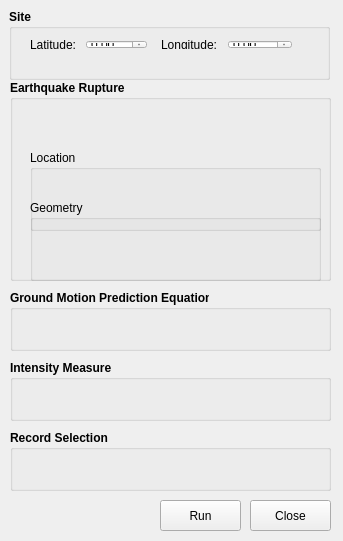
<?xml version="1.0" encoding="UTF-8"?>
<ui version="4.0">
 <class>GMWidget</class>
 <widget class="QWidget" name="GMWidget">
  <property name="geometry">
   <rect>
    <x>0</x>
    <y>0</y>
    <width>343</width>
    <height>541</height>
   </rect>
  </property>
  <property name="windowTitle">
   <string>SimCenter - Earthquake Scenario Ground Motion</string>
  </property>
  <widget class="QGroupBox" name="EqRuptureGroup">
   <property name="geometry">
    <rect>
     <x>10</x>
     <y>80</y>
     <width>321</width>
     <height>201</height>
    </rect>
   </property>
   <property name="font">
    <font>
     <weight>75</weight>
     <bold>true</bold>
    </font>
   </property>
   <property name="title">
    <string>Earthquake Rupture</string>
   </property>
   <widget class="QGroupBox" name="groupBox">
    <property name="geometry">
     <rect>
      <x>20</x>
      <y>70</y>
      <width>291</width>
      <height>81</height>
     </rect>
    </property>
    <property name="font">
     <font>
      <weight>50</weight>
      <bold>false</bold>
     </font>
    </property>
    <property name="title">
     <string>Location</string>
    </property>
    <property name="flat">
     <bool>true</bool>
    </property>
    <widget class="QWidget" name="layoutWidget">
     <property name="geometry">
      <rect>
       <x>20</x>
       <y>20</y>
       <width>258</width>
       <height>22</height>
      </rect>
     </property>
     <layout class="QHBoxLayout" name="horizontalLayout_2">
      <item>
       <widget class="QLabel" name="label_4">
        <property name="font">
         <font>
          <weight>50</weight>
          <bold>false</bold>
         </font>
        </property>
        <property name="text">
         <string>Latitude:</string>
        </property>
       </widget>
      </item>
      <item>
       <widget class="QDoubleSpinBox" name="doubleSpinBox_4">
        <property name="font">
         <font>
          <weight>50</weight>
          <bold>false</bold>
         </font>
        </property>
        <property name="minimum">
         <double>-90.000000000000000</double>
        </property>
        <property name="maximum">
         <double>90.000000000000000</double>
        </property>
        <property name="singleStep">
         <double>0.010000000000000</double>
        </property>
       </widget>
      </item>
      <item>
       <widget class="QLabel" name="label_3">
        <property name="font">
         <font>
          <weight>50</weight>
          <bold>false</bold>
         </font>
        </property>
        <property name="text">
         <string>Longitude:</string>
        </property>
       </widget>
      </item>
      <item>
       <widget class="QDoubleSpinBox" name="doubleSpinBox_3">
        <property name="font">
         <font>
          <weight>50</weight>
          <bold>false</bold>
         </font>
        </property>
        <property name="minimum">
         <double>-180.000000000000000</double>
        </property>
        <property name="maximum">
         <double>180.000000000000000</double>
        </property>
        <property name="singleStep">
         <double>0.010000000000000</double>
        </property>
       </widget>
      </item>
     </layout>
    </widget>
   </widget>
   <widget class="QGroupBox" name="groupBox_2">
    <property name="geometry">
     <rect>
      <x>20</x>
      <y>120</y>
      <width>291</width>
      <height>81</height>
     </rect>
    </property>
    <property name="font">
     <font>
      <weight>50</weight>
      <italic>false</italic>
      <bold>false</bold>
      <underline>false</underline>
      <kerning>true</kerning>
     </font>
    </property>
    <property name="title">
     <string>Geometry</string>
    </property>
    <property name="flat">
     <bool>true</bool>
    </property>
    <widget class="QWidget" name="layoutWidget">
     <property name="geometry">
      <rect>
       <x>20</x>
       <y>20</y>
       <width>201</width>
       <height>22</height>
      </rect>
     </property>
     <layout class="QHBoxLayout" name="horizontalLayout_3">
      <item>
       <widget class="QLabel" name="label_6">
        <property name="font">
         <font>
          <weight>50</weight>
          <bold>false</bold>
          <underline>false</underline>
         </font>
        </property>
        <property name="text">
         <string>Average Dip:</string>
        </property>
       </widget>
      </item>
      <item>
       <widget class="QDoubleSpinBox" name="doubleSpinBox_6">
        <property name="font">
         <font>
          <weight>50</weight>
          <bold>false</bold>
          <underline>false</underline>
         </font>
        </property>
        <property name="minimum">
         <double>0.000000000000000</double>
        </property>
        <property name="maximum">
         <double>90.000000000000000</double>
        </property>
        <property name="singleStep">
         <double>0.010000000000000</double>
        </property>
       </widget>
      </item>
     </layout>
    </widget>
    <widget class="QWidget" name="layoutWidget_2">
     <property name="geometry">
      <rect>
       <x>20</x>
       <y>50</y>
       <width>201</width>
       <height>22</height>
      </rect>
     </property>
     <layout class="QHBoxLayout" name="horizontalLayout_4">
      <item>
       <widget class="QLabel" name="label_7">
        <property name="font">
         <font>
          <weight>50</weight>
          <bold>false</bold>
          <underline>false</underline>
         </font>
        </property>
        <property name="text">
         <string>Average Rake:</string>
        </property>
       </widget>
      </item>
      <item>
       <widget class="QDoubleSpinBox" name="doubleSpinBox_7">
        <property name="font">
         <font>
          <weight>50</weight>
          <bold>false</bold>
          <underline>false</underline>
         </font>
        </property>
        <property name="minimum">
         <double>-180.000000000000000</double>
        </property>
        <property name="maximum">
         <double>180.000000000000000</double>
        </property>
        <property name="singleStep">
         <double>0.010000000000000</double>
        </property>
       </widget>
      </item>
     </layout>
    </widget>
   </widget>
   <widget class="QWidget" name="layoutWidget">
    <property name="geometry">
     <rect>
      <x>20</x>
      <y>30</y>
      <width>115</width>
      <height>22</height>
     </rect>
    </property>
    <layout class="QHBoxLayout" name="horizontalLayout_5">
     <item>
      <widget class="QLabel" name="label_5">
       <property name="font">
        <font>
         <weight>50</weight>
         <bold>false</bold>
        </font>
       </property>
       <property name="text">
        <string>Magnitude:</string>
       </property>
      </widget>
     </item>
     <item>
      <widget class="QDoubleSpinBox" name="doubleSpinBox_5">
       <property name="font">
        <font>
         <weight>50</weight>
         <bold>false</bold>
        </font>
       </property>
       <property name="minimum">
        <double>0.000000000000000</double>
       </property>
       <property name="maximum">
        <double>12.000000000000000</double>
       </property>
       <property name="singleStep">
        <double>0.001000000000000</double>
       </property>
      </widget>
     </item>
    </layout>
   </widget>
  </widget>
  <widget class="QGroupBox" name="SiteGroup">
   <property name="geometry">
    <rect>
     <x>9</x>
     <y>9</y>
     <width>321</width>
     <height>71</height>
    </rect>
   </property>
   <property name="font">
    <font>
     <weight>75</weight>
     <bold>true</bold>
    </font>
   </property>
   <property name="title">
    <string>Site</string>
   </property>
   <property name="checkable">
    <bool>false</bool>
   </property>
   <widget class="QWidget" name="layoutWidget">
    <property name="geometry">
     <rect>
      <x>10</x>
      <y>20</y>
      <width>284</width>
      <height>31</height>
     </rect>
    </property>
    <layout class="QHBoxLayout" name="horizontalLayout">
     <property name="spacing">
      <number>10</number>
     </property>
     <item>
      <widget class="QLabel" name="label">
       <property name="font">
        <font>
         <weight>50</weight>
         <bold>false</bold>
        </font>
       </property>
       <property name="text">
        <string>Latitude:</string>
       </property>
      </widget>
     </item>
     <item>
      <widget class="QDoubleSpinBox" name="doubleSpinBox">
       <property name="font">
        <font>
         <weight>50</weight>
         <bold>false</bold>
        </font>
       </property>
       <property name="minimum">
        <double>-90.000000000000000</double>
       </property>
       <property name="maximum">
        <double>90.000000000000000</double>
       </property>
       <property name="singleStep">
        <double>0.010000000000000</double>
       </property>
      </widget>
     </item>
     <item>
      <spacer name="horizontalSpacer">
       <property name="font">
        <font>
         <weight>50</weight>
         <bold>false</bold>
        </font>
       </property>
       <property name="orientation">
        <enum>Qt::Horizontal</enum>
       </property>
       <property name="sizeType">
        <enum>QSizePolicy::MinimumExpanding</enum>
       </property>
       <property name="sizeHint" stdset="0">
        <size>
         <width>4</width>
         <height>4</height>
        </size>
       </property>
      </spacer>
     </item>
     <item>
      <widget class="QLabel" name="label_2">
       <property name="font">
        <font>
         <weight>50</weight>
         <bold>false</bold>
        </font>
       </property>
       <property name="text">
        <string>Longitude:</string>
       </property>
      </widget>
     </item>
     <item>
      <widget class="QDoubleSpinBox" name="doubleSpinBox_2">
       <property name="font">
        <font>
         <weight>50</weight>
         <bold>false</bold>
        </font>
       </property>
       <property name="minimum">
        <double>-180.000000000000000</double>
       </property>
       <property name="maximum">
        <double>180.000000000000000</double>
       </property>
       <property name="singleStep">
        <double>0.010000000000000</double>
       </property>
      </widget>
     </item>
    </layout>
   </widget>
  </widget>
  <widget class="QGroupBox" name="GMPEGroup">
   <property name="geometry">
    <rect>
     <x>10</x>
     <y>290</y>
     <width>321</width>
     <height>61</height>
    </rect>
   </property>
   <property name="font">
    <font>
     <weight>75</weight>
     <bold>true</bold>
    </font>
   </property>
   <property name="title">
    <string>Ground Motion Prediction Equation</string>
   </property>
   <widget class="QWidget" name="layoutWidget">
    <property name="geometry">
     <rect>
      <x>30</x>
      <y>30</y>
      <width>261</width>
      <height>22</height>
     </rect>
    </property>
    <layout class="QHBoxLayout" name="horizontalLayout_6">
     <item>
      <widget class="QLabel" name="label_10">
       <property name="maximumSize">
        <size>
         <width>50</width>
         <height>16777215</height>
        </size>
       </property>
       <property name="font">
        <font>
         <weight>50</weight>
         <bold>false</bold>
        </font>
       </property>
       <property name="text">
        <string>Type:</string>
       </property>
      </widget>
     </item>
     <item>
      <widget class="QComboBox" name="gmpeComboBox">
       <property name="minimumSize">
        <size>
         <width>225</width>
         <height>0</height>
        </size>
       </property>
       <property name="maximumSize">
        <size>
         <width>16777215</width>
         <height>16777215</height>
        </size>
       </property>
       <property name="font">
        <font>
         <italic>false</italic>
        </font>
       </property>
       <property name="modelColumn">
        <number>0</number>
       </property>
      </widget>
     </item>
    </layout>
   </widget>
  </widget>
  <widget class="QGroupBox" name="IntensityMeasureGroup">
   <property name="geometry">
    <rect>
     <x>10</x>
     <y>360</y>
     <width>321</width>
     <height>61</height>
    </rect>
   </property>
   <property name="font">
    <font>
     <weight>75</weight>
     <bold>true</bold>
    </font>
   </property>
   <property name="title">
    <string>Intensity Measure</string>
   </property>
   <widget class="QWidget" name="layoutWidget">
    <property name="geometry">
     <rect>
      <x>31</x>
      <y>31</y>
      <width>108</width>
      <height>22</height>
     </rect>
    </property>
    <layout class="QHBoxLayout" name="horizontalLayout_7">
     <item>
      <widget class="QLabel" name="label_11">
       <property name="maximumSize">
        <size>
         <width>50</width>
         <height>16777215</height>
        </size>
       </property>
       <property name="font">
        <font>
         <weight>50</weight>
         <bold>false</bold>
        </font>
       </property>
       <property name="text">
        <string>Type:</string>
       </property>
      </widget>
     </item>
     <item>
      <widget class="QComboBox" name="imComboBox">
       <property name="minimumSize">
        <size>
         <width>50</width>
         <height>0</height>
        </size>
       </property>
       <property name="maximumSize">
        <size>
         <width>16777215</width>
         <height>16777215</height>
        </size>
       </property>
      </widget>
     </item>
    </layout>
   </widget>
  </widget>
  <widget class="QPushButton" name="runButton">
   <property name="geometry">
    <rect>
     <x>160</x>
     <y>500</y>
     <width>81</width>
     <height>31</height>
    </rect>
   </property>
   <property name="text">
    <string>Run</string>
   </property>
  </widget>
  <widget class="QPushButton" name="closeButton">
   <property name="geometry">
    <rect>
     <x>250</x>
     <y>500</y>
     <width>81</width>
     <height>31</height>
    </rect>
   </property>
   <property name="text">
    <string>Close</string>
   </property>
  </widget>
  <widget class="QGroupBox" name="SelectionGroup">
   <property name="geometry">
    <rect>
     <x>10</x>
     <y>430</y>
     <width>321</width>
     <height>61</height>
    </rect>
   </property>
   <property name="font">
    <font>
     <weight>75</weight>
     <bold>true</bold>
    </font>
   </property>
   <property name="title">
    <string>Record Selection</string>
   </property>
   <widget class="QWidget" name="layoutWidget_4">
    <property name="geometry">
     <rect>
      <x>31</x>
      <y>31</y>
      <width>181</width>
      <height>22</height>
     </rect>
    </property>
    <layout class="QHBoxLayout" name="horizontalLayout_9">
     <item>
      <widget class="QLabel" name="label_13">
       <property name="maximumSize">
        <size>
         <width>50</width>
         <height>16777215</height>
        </size>
       </property>
       <property name="font">
        <font>
         <weight>50</weight>
         <bold>false</bold>
        </font>
       </property>
       <property name="text">
        <string>Database:</string>
       </property>
      </widget>
     </item>
     <item>
      <widget class="QComboBox" name="imComboBox_3">
       <property name="minimumSize">
        <size>
         <width>50</width>
         <height>0</height>
        </size>
       </property>
       <property name="maximumSize">
        <size>
         <width>16777215</width>
         <height>16777215</height>
        </size>
       </property>
      </widget>
     </item>
    </layout>
   </widget>
  </widget>
 </widget>
 <layoutdefault spacing="6" margin="11"/>
 <resources/>
 <connections/>
</ui>
